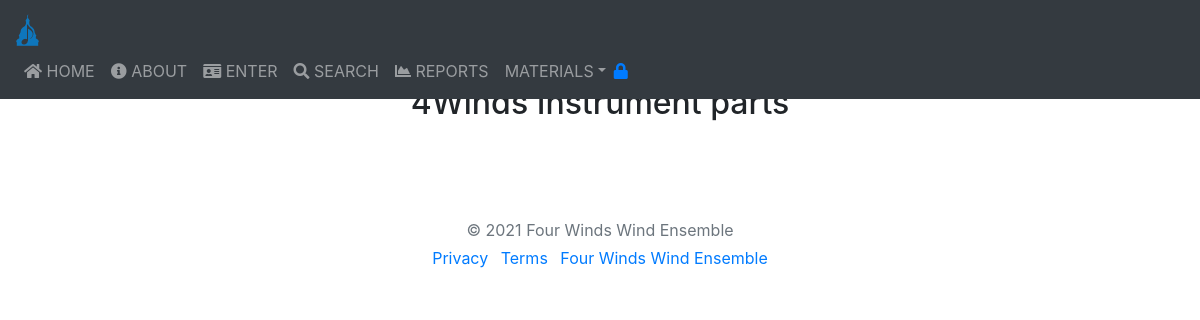
Page /list_parts.php on the earlier database version.
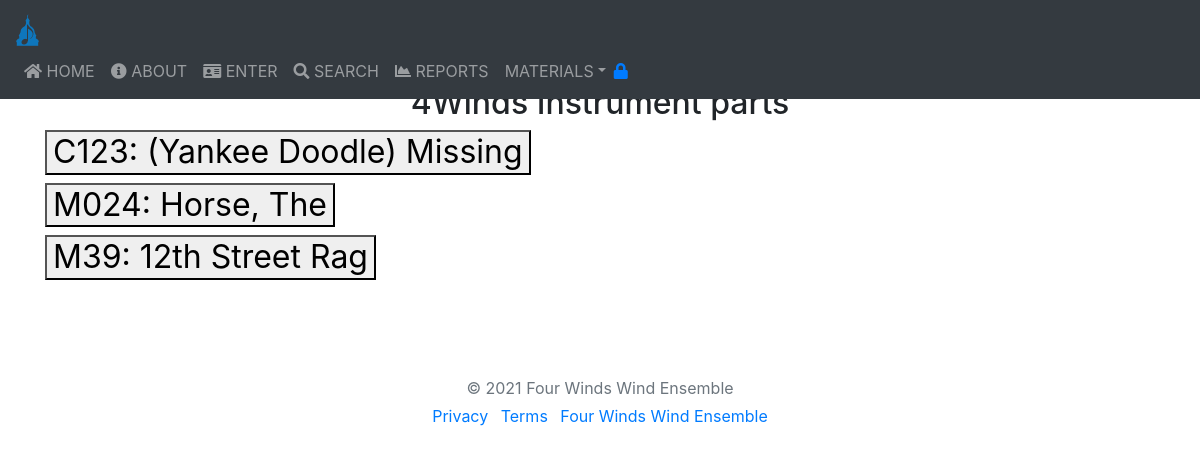
Same page on the later database version.
### tables this page shows
CREATE TABLE `parts` (
  `catalog_number` varchar(255) NOT NULL DEFAULT '' COMMENT 'Library catalog number of the composition to which this part belongs',
  `id_part_type` int(10) UNSIGNED NOT NULL COMMENT 'Which type of part, from the part_types table',
  `name` varchar(255) NOT NULL DEFAULT '' COMMENT 'Name of the part, if different from the part type',
  `description` varchar(255) DEFAULT '' COMMENT 'Description or comments of this particular part',
  `is_part_collection` int(11) DEFAULT NULL COMMENT 'This is a part collection of other parts',
  `paper_size` varchar(4) DEFAULT NULL COMMENT 'Physical size, from the paper_sizes table',
  `page_count` int(11) DEFAULT NULL COMMENT 'How many pages does this part contain?',
  `image_path` text DEFAULT NULL COMMENT 'Where an image of this part is stored.',
  `originals_count` int(10) UNSIGNED NOT NULL DEFAULT 0 COMMENT 'Set greater than 0 if originals of this part exist',
  `copies_count` int(10) UNSIGNED NOT NULL DEFAULT 0 COMMENT 'Set greater than 0 if copies of this part exist'
);

CREATE TABLE `compositions` (
  `catalog_number` varchar(5) NOT NULL COMMENT 'The catalog number is a letter and 3-digit number, for example M101',
  `name` varchar(255) NOT NULL COMMENT 'The title of the composition',
  `description` varchar(2048) DEFAULT NULL COMMENT 'Description of the composition',
  `composer` varchar(255) DEFAULT NULL COMMENT 'The composer of the piece',
  `arranger` varchar(255) DEFAULT NULL COMMENT 'The arranger of the piece',
  `editor` varchar(255) DEFAULT NULL COMMENT 'The editor or lyricist',
  `publisher` varchar(255) DEFAULT NULL COMMENT 'The name of the publishing company',
  `genre` varchar(4) DEFAULT NULL COMMENT 'Which genre is the piece (from the genres table)',
  `ensemble` varchar(4) DEFAULT NULL COMMENT 'Which ensemble plays this piece ',
  `grade` decimal(2,1) UNSIGNED DEFAULT NULL COMMENT 'Grade of difficulty',
  `last_performance_date` date DEFAULT NULL COMMENT 'When the composition was last performed',
  `duration_start` datetime DEFAULT NULL COMMENT 'Time the piece starts - to calculate duration',
  `duration_end` datetime DEFAULT NULL COMMENT 'The time the piece ends - to calculate duration',
  `comments` varchar(4096) DEFAULT NULL COMMENT 'Comments about the piece, liner notes',
  `performance_notes` varchar(2048) DEFAULT NULL COMMENT 'Performance notes (how to rehearse it, for example)',
  `storage_location` varchar(255) DEFAULT NULL COMMENT 'Where it is kept (which drawer)',
  `date_acquired` date DEFAULT NULL COMMENT 'When the piece was acquired',
  `cost` decimal(4,2) DEFAULT NULL COMMENT 'How much did it cost, in dollars and cents',
  `listening_example_link` varchar(255) DEFAULT NULL COMMENT 'A link to a listening example, maybe on YouTube',
  `checked_out` varchar(255) DEFAULT NULL COMMENT 'To whom was this piece lended',
  `paper_size` varchar(4) NOT NULL DEFAULT 'L' COMMENT 'Physical size, from the paper_sizes table',
  `image_path` varchar(2048) DEFAULT NULL COMMENT 'Where a picture (image) of the score resides',
  `windrep_link` text DEFAULT NULL COMMENT 'Where can you this arrangement on the Wind Repertory site windrep.org?',
  `last_inventory_date` date DEFAULT NULL COMMENT 'When was the last time somebody touched this music',
  `enabled` int(11) UNSIGNED NOT NULL DEFAULT 1 COMMENT 'Set greater than 0 if this composition can be played'
);

### list_parts.php (the view, shortened to what this page needs)
<?php
require_once("includes/header.php");
?>
<body>
    <?php
    require_once("includes/navbar.php");
    ?>
    <br />
    <div class="container">
        <h2 align="center"><?php echo ORGNAME ?> Instrument parts</h2>
        <div id="parts_table">
            <div class="accordion accordion-flush" id="parts_accordion">
                <?php
                $f_link = f_sqlConnect(DB_HOST, DB_USER, DB_PASS, DB_NAME);
                $sql = "SELECT p.catalog_number,
                               c.name title,
                               p.id_part_type,
                               y.name part_type,
                               y.collation,
                               p.name,
                               p.description,
                               p.is_part_collection,
                               p.paper_size,
                               z.name paper,
                               p.page_count,
                               p.image_path,
                               p.originals_count,
                               p.copies_count
                        FROM   parts p
                        JOIN   compositions c
                        ON     p.catalog_number = c.catalog_number
                        JOIN   part_types y
                        ON     y.id_part_type = p.id_part_type
                        JOIN   paper_sizes z
                        ON     z.id_paper_size = p.paper_size
                        ORDER BY catalog_number, y.collation;";
                $res = mysqli_query($f_link, $sql) or die('Error: ' . mysqli_error($f_link));
                $old_catalog_number = "xyzzy";
                while ($rowList = mysqli_fetch_array($res)) {
                    $catalog_number = $rowList['catalog_number'];
                    $title = $rowList['title'];
                    if ($catalog_number != $old_catalog_number) {
                        echo '
                    <div class="accordion-item">
                        <h2 class="accordion-header" id="heading-' . $catalog_number . '">
                            <button class="accordion-button" type="button" data-bs-toggle="collapse" data-bs-target="#collapse-' . $catalog_number . '" aria-expanded="false" aria-controls="collapse-' . $catalog_number . '">
                                '. $catalog_number .': '. $title .'
                            </button>
                        </h2>
                        <div id="collapse-' . $catalog_number . '" class="accordion-collapse collapse" aria-labelledby="heading-'. $catalog_number .'" data-bs-parent="parts_accordion">
                            <div class="accordion-body">
                                <div class="table-repsonsive">
                                <table class="table table-hover">
                                    <caption class="title">' . $title . ' parts</caption>
                                    <thead>
                                    <tr>
                                        <th>Part type</th>
                                        <th>Name</th>
                                        <th>Description</th>
                                        <th>Paper size</th>
                                        <th>Pages</th>
                                        <th>Collection</th>
                                        <th>Originals</th>
                                        <th>Copies</th>
                                    </tr>
                                    </thead>
                                    <tbody>';
                        $old_catalog_number = $catalog_number;
                    }
                }
                echo '
                                </tbody>
                           </table>
                           </div>
                        </div>
                    </div>
                ';
                ?>
            </div>
        </div>
    </div>
    <?php
    require_once("includes/footer.php");
    ?>

Differences in the rows shown:
added parts: catalog_number "C123", catalog_number.name "(Yankee Doodle) Missing"
added parts: catalog_number "M024", catalog_number.name "Horse, The"
added parts: catalog_number "M39", catalog_number.name "12th Street Rag"
